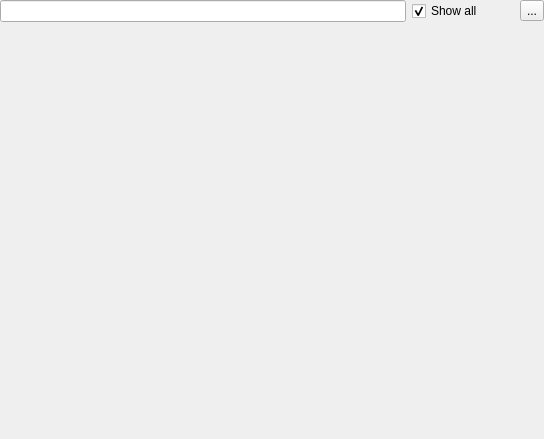
<?xml version="1.0" encoding="UTF-8"?>
<ui version="4.0">
 <class>WdgPaintOpPresets</class>
 <widget class="QWidget" name="WdgPaintOpPresets">
  <property name="geometry">
   <rect>
    <x>0</x>
    <y>0</y>
    <width>544</width>
    <height>439</height>
   </rect>
  </property>
  <property name="sizePolicy">
   <sizepolicy hsizetype="Fixed" vsizetype="Fixed">
    <horstretch>0</horstretch>
    <verstretch>0</verstretch>
   </sizepolicy>
  </property>
  <layout class="QVBoxLayout" name="verticalLayout">
   <property name="margin">
    <number>0</number>
   </property>
   <item>
    <layout class="QGridLayout" name="gridLayout_2" columnstretch="0,1,0" columnminimumwidth="0,0,0">
     <item row="0" column="0">
      <widget class="QLineEdit" name="searchBar">
       <property name="clickMessage">
        <string>Search Preset</string>
       </property>
       <property name="showClearButton" stdset="0">
        <bool>true</bool>
       </property>
      </widget>
     </item>
     <item row="0" column="1">
      <widget class="QCheckBox" name="showAllCheckBox">
       <property name="text">
        <string>Show all</string>
       </property>
       <property name="checked">
        <bool>true</bool>
       </property>
      </widget>
     </item>
     <item row="1" column="0" colspan="3">
      <widget class="KisPresetChooser" name="wdgPresetChooser" native="true">
       <property name="sizePolicy">
        <sizepolicy hsizetype="Preferred" vsizetype="Preferred">
         <horstretch>4</horstretch>
         <verstretch>4</verstretch>
        </sizepolicy>
       </property>
       <property name="minimumSize">
        <size>
         <width>100</width>
         <height>100</height>
        </size>
       </property>
      </widget>
     </item>
     <item row="0" column="2">
      <widget class="QToolButton" name="viewModeButton">
       <property name="text">
        <string>...</string>
       </property>
      </widget>
     </item>
    </layout>
   </item>
  </layout>
 </widget>
 <customwidgets>
  <customwidget>
   <class>QLineEdit</class>
   <extends>QLineEdit</extends>
   <header>QLineEdit</header>
  </customwidget>
  <customwidget>
   <class>KisPresetChooser</class>
   <extends>QWidget</extends>
   <header>widgets/kis_preset_chooser.h</header>
   <container>1</container>
  </customwidget>
 </customwidgets>
 <resources/>
 <connections/>
</ui>
